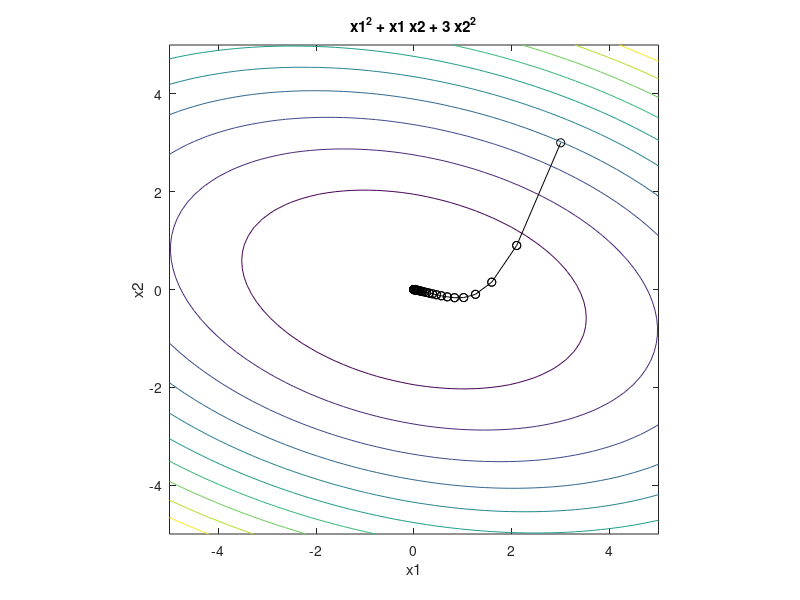

MATLAB code for this plot:
function [xopt,fopt,niter,gnorm,dx] = SteepestDescent(varargin)

if nargin==0
    % define starting point
    x0 = [3 3]';
elseif nargin==1
    % if a single input argument is provided, it is a user-defined starting
    % point.
    x0 = varargin{1};
else
    error('Incorrect number of input arguments.')
end

% termination tolerance
tol = 1e-6;

% maximum number of allowed iterations
maxiter = 1000;

% minimum allowed perturbation
dxmin = 1e-6;

% step size 
alpha = 0.1;

% initialize gradient norm, optimization vector, iteration counter, perturbation
gnorm = inf; x = x0; niter = 0; dx = inf;

% define the objective function:
f = @(x1,x2) x1.^2 + x1.*x2 + 3*x2.^2;

% plot objective function contours for visualization:
figure(1); clf; ezcontour(f,[-5 5 -5 5]); axis equal; hold on

% redefine objective function syntax for use with optimization:
f2 = @(x) f(x(1),x(2));

% gradient descent algorithm:
while and(gnorm>=tol, and(niter <= maxiter, dx >= dxmin))
    % calculate gradient:
    g = grad(x);
    gnorm = norm(g);
    % take step:
    xnew = x - alpha*g;
    % check step
    if ~isfinite(xnew)
        display(['Number of iterations: ' num2str(niter)])
        error('x is inf or NaN')
    end
    % plot current point
    plot([x(1) xnew(1)],[x(2) xnew(2)],'ko-')
    refresh
    % update termination metrics
    niter = niter + 1;
    dx = norm(xnew-x);
    x = xnew;
    
end
xopt = x;
fopt = f2(xopt);
niter = niter - 1;

% define the gradient of the objective
function g = grad(x)
g = [2*x(1) + x(2)
    x(1) + 6*x(2)];